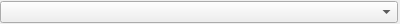
<?xml version="1.0" encoding="UTF-8"?>
<ui version="4.0">
 <class>NextEnumEdit</class>
 <widget class="QWidget" name="NextEnumEdit">
  <property name="geometry">
   <rect>
    <x>0</x>
    <y>0</y>
    <width>400</width>
    <height>22</height>
   </rect>
  </property>
  <layout class="QHBoxLayout" name="horizontalLayout">
   <property name="spacing">
    <number>2</number>
   </property>
   <property name="leftMargin">
    <number>0</number>
   </property>
   <property name="topMargin">
    <number>1</number>
   </property>
   <property name="rightMargin">
    <number>2</number>
   </property>
   <property name="bottomMargin">
    <number>1</number>
   </property>
   <item>
    <widget class="QComboBox" name="comboBox"/>
   </item>
  </layout>
 </widget>
 <resources/>
 <connections/>
</ui>
